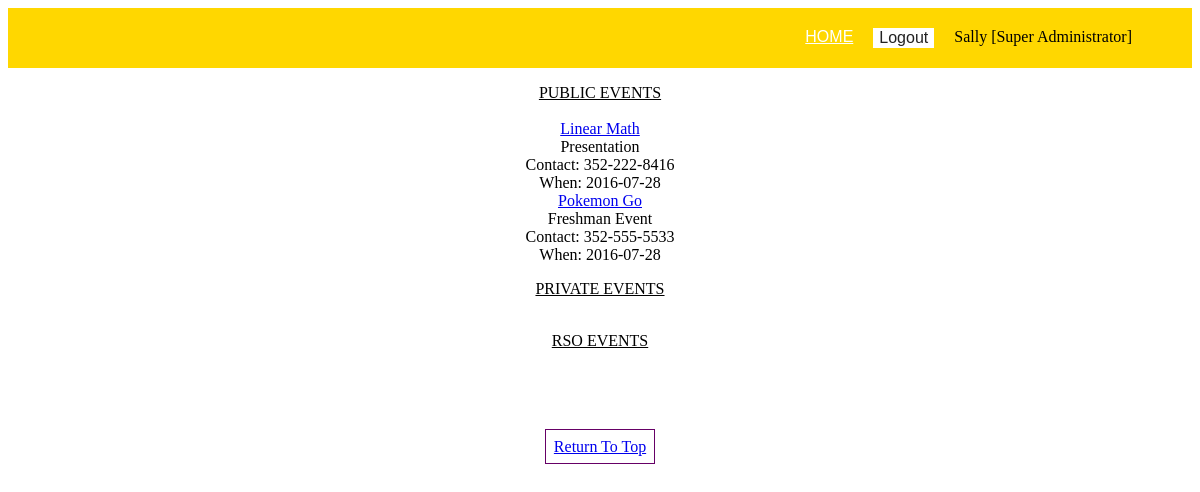
The page /viewEvents.php (signed in) on the database its author committed.
### tables this page shows
CREATE TABLE `my_event` (
  `evt_id` int(11) NOT NULL,
  `evt_time` time NOT NULL,
  `evt_comment` text NOT NULL,
  `evt_date` date NOT NULL,
  `evt_contact` varchar(15) NOT NULL,
  `evt_name` varchar(50) NOT NULL,
  `evt_description` varchar(50) DEFAULT NULL,
  `location` varchar(50) NOT NULL
);

### viewEvents.php (the view, shortened to what this page needs)
<?php
	include ("header.php");
	function listPublicEvents() {
		include "dbhandler.php";
		try
		{
			$dbh = new PDO("mysql:host=$server;dbname=$db_name", $user, $pass);
			$dbh->setAttribute(PDO::ATTR_ERRMODE, PDO::ERRMODE_EXCEPTION);
			$stmt = $dbh->prepare("SELECT e.evt_name, e.evt_description, e.evt_date, e.evt_contact, e.evt_id FROM my_event e, public p WHERE e.evt_id = p.evt_id");
			$stmt->execute();
			while($row = $stmt->fetch(PDO::FETCH_ASSOC)){
				$evt_id = $row['evt_id'];
				echo "<a href='events.php?evt_id=$evt_id'>" . $row['evt_name'] . "</a><br>" . $row['evt_description'] . "<br>" . "Contact: " . $row['evt_contact'] . "<br>" . "When: " . $row['evt_date'] . "<br>";
			}
		}
		catch(Exception $e){
			echo 'We are unable to process your request. Please try again later';
		}
	}
?>
	<center><p class="body"><U>PUBLIC EVENTS</U>
	<br><br>
		<?php
			if(isset($_SESSION['user_id']) && $_SESSION['user_priv'] == 3){
				listPublicEvents();
			}
			elseif(!isset($_SESSION['user_id'])){
				listPublicEvents();
			}
		?>
	<div id="page">
	<center><p class="body"> <U>PRIVATE EVENTS</U>
	<br><br>
	</p>
		<center><p class="body"> <U>RSO EVENTS</U>
		<br><br>
	</p>
		<br>
		<br><br><center><div class="logo"><a href="viewEvents.php" style="border:1.5px;
		border-style:solid; border-color:#660066; padding: .5em;">Return To Top</a></div></center>
		<br>
		</p>
</body>

### rows shown on the page
my_event: evt_name "Linear Math", evt_description "Presentation", evt_contact "352-222-8416", evt_date "2016-07-28"
my_event: evt_name "Pokemon Go", evt_description "Freshman Event", evt_contact "352-555-5533", evt_date "2016-07-28"

### other values the page prints
$_SESSION['username'] "Sally"
